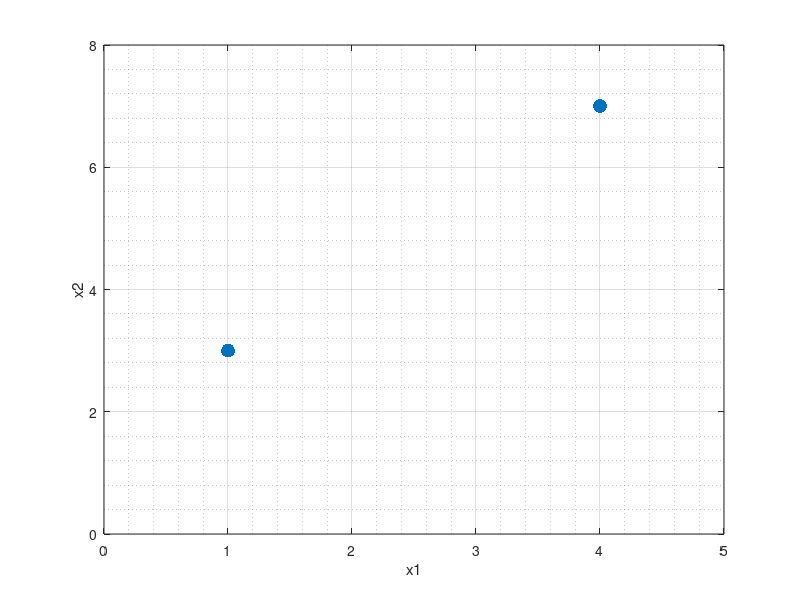

The MATLAB script that drew this image:
close all
clearvars
clc

% data points
X = [[1;3], [4;7]];

% visualize
plot(X(1,:), X(2,:), '.', 'MarkerSize', 30); grid on; grid minor;
xlabel('x1'); ylabel('x2');
xlim([0, 5]); ylim([0,8]);

mu = mean(X,2);
Xb = X - mu; % mean centered
S  = 0.5 * (Xb * Xb.'); % covariance matrix

[V,D] = eig(S);




